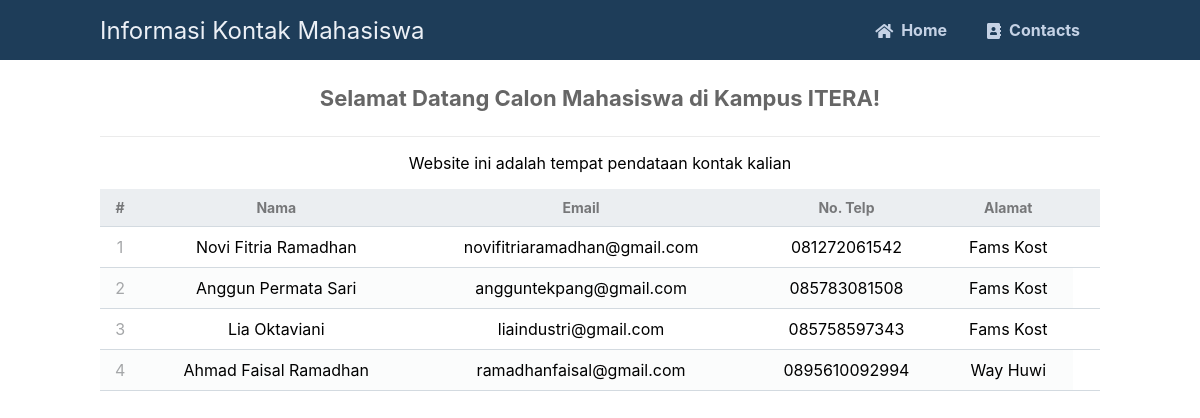
The page / on the database its author committed.
### tables this page shows
CREATE TABLE `kontak` (
  `id` int(50) NOT NULL,
  `nama` varchar(50) NOT NULL,
  `email` varchar(50) NOT NULL,
  `notelp` varchar(50) NOT NULL,
  `alamat` varchar(50) NOT NULL
);

### index.php (the view, shortened to what this page needs)
<?php
include 'functions.php';
$pdo = pdo_connect_mysql();
$page = isset($_GET['page']) && is_numeric($_GET['page']) ? (int)$_GET['page'] : 1;
$records_per_page = 5;
$stmt = $pdo->prepare('SELECT * FROM kontak ORDER BY id LIMIT :current_page, :record_per_page');
$stmt->bindValue(':current_page', ($page-1)*$records_per_page, PDO::PARAM_INT);
$stmt->bindValue(':record_per_page', $records_per_page, PDO::PARAM_INT);
$stmt->execute();
$contacts = $stmt->fetchAll(PDO::FETCH_ASSOC);
?>
<?=template_header('Home')?>
<div class="content">
	<h2>Selamat Datang Calon Mahasiswa di Kampus ITERA! </h2>
	<p>Website ini adalah tempat pendataan kontak kalian</p>
</div>
<div class="content read">
	<table>
        <thead>
            <tr>
                <td>#</td>
                <td>Nama</td>
                <td>Email</td>
                <td>No. Telp</td>
                <td>Alamat</td>
                <td></td>
            </tr>
        </thead>
        <tbody>
            <?php foreach ($contacts as $contact): ?>
            <tr>
                <td><?=$contact['id']?></td>
                <td><?=$contact['nama']?></td>
                <td><?=$contact['email']?></td>
                <td><?=$contact['notelp']?></td>
                <td><?=$contact['alamat']?></td>
            </tr>
            <?php endforeach; ?>
        </tbody>
    </table>
</div>
<?=template_footer()?>

### functions.php (shortened to what this page needs)
<?php
function template_header($title) {
    echo <<<EOT
    <!DOCTYPE html>
    <html>
        <head>
            <meta charset="utf-8">
            <title>$title</title>
            <link href="style.css" rel="stylesheet" type="text/css">
            <link rel="stylesheet" href="https://use.fontawesome.com/releases/v5.7.1/css/all.css">
        </head>
        <body>
        <nav class="navtop">
            <div>
                <h1> Informasi Kontak Mahasiswa </h1>
                <a href="index.php"><i class="fas fa-home"></i>Home</a>
                <a href="read.php"><i class="fas fa-address-book"></i>Contacts</a>
            </div>
        </nav>
    EOT;
    }
    function template_footer() {
    echo <<<EOT
        </body>
    </html>
    EOT;
    }
?>

### style.css (style rules this page uses)
* { box-sizing: border-box; font-family: -apple-system, BlinkMacSystemFont, "segoe ui", roboto, oxygen, ubuntu, cantarell, "fira sans", "droid sans", "helvetica neue", Arial, sans-serif; font-size: 16px; -webkit-font-smoothing: antialiased; -moz-osx-font-smoothing: grayscale; }
body { background-color: #FFFFFF; margin: 0; }
.navtop { background-color: #1e3d59; height: 60px; width: 100%; border: 0; }
.navtop div { display: flex; margin: 0 auto; width: 1000px; height: 100%; }
.navtop div h1, .navtop div a { display: inline-flex; align-items: center; }
.navtop div h1 { flex: 1; font-size: 24px; padding: 0; margin: 0; color: #ecf0f6; font-weight: normal; }
.navtop div a { padding: 0 20px; text-decoration: none; color: #c5d2e5; font-weight: bold; }
.navtop div a i { padding: 2px 8px 0 0; }
.content { width: 1000px; margin: 0 auto; text-align: center; }
.content h2 { margin: 0; text-align: center; justify-content: center; align-items: center; padding: 25px 0; font-size: 22px; border-bottom: 1px solid #ebebeb; color: #666666; }
.read table { width: 100%; padding-top: 30px; border-collapse: collapse; }
.read table thead { background-color: #ebeef1; border-bottom: 1px solid #d3dae0; }
.read table thead td { padding: 10px; font-weight: bold; color: #767779; font-size: 14px; }
.read table tbody tr { border-bottom: 1px solid #d3dae0; }
.read table tbody tr:nth-child(even) { background-color: #fbfcfc; }
.read table tbody tr td { padding: 10px; }
.read table tbody tr td:nth-child(1) { color: #a5a7a9; }

### rows shown on the page
kontak: id "1", nama "Novi Fitria Ramadhan", email "novifitriaramadhan@gmail.com", notelp "081272061542", alamat "Fams Kost"
kontak: id "2", nama "Anggun Permata Sari", email "angguntekpang@gmail.com", notelp "085783081508", alamat "Fams Kost"
kontak: id "3", nama "Lia Oktaviani", email "liaindustri@gmail.com", notelp "085758597343", alamat "Fams Kost"
kontak: id "4", nama "Ahmad Faisal Ramadhan", email "ramadhanfaisal@gmail.com", notelp "0895610092994", alamat "Way Huwi"
